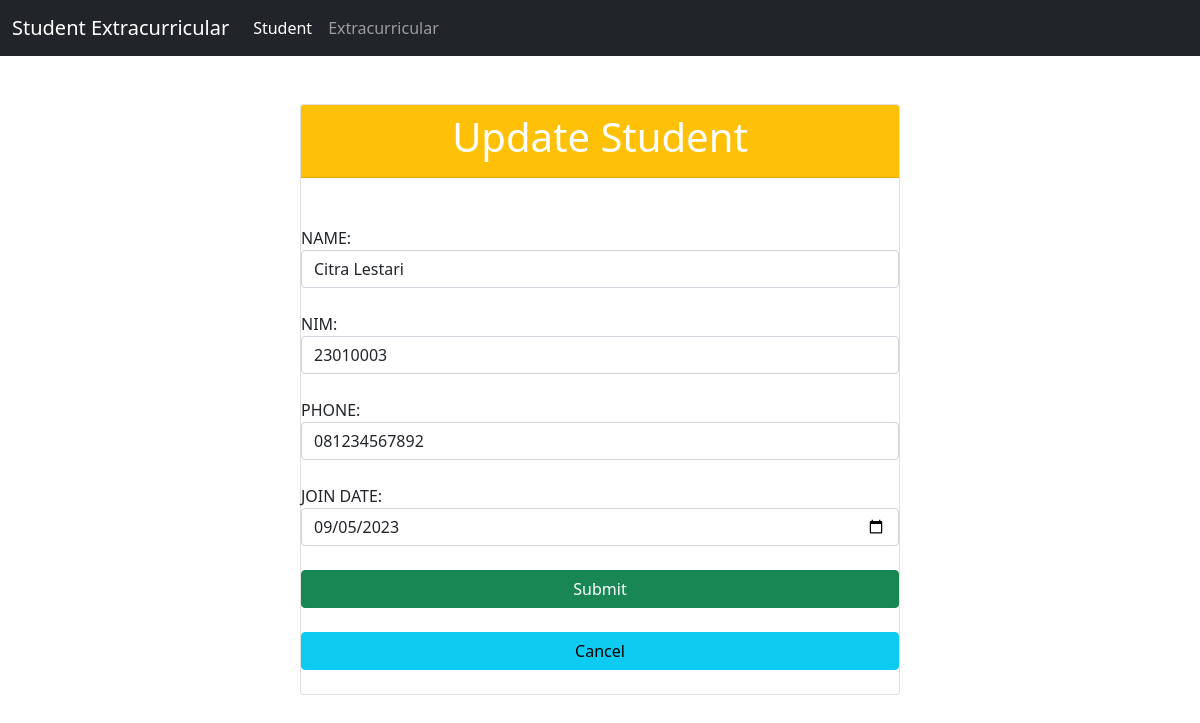
The app's page /project/index.php?id_edit=3 with its own data.
### tables this page shows
CREATE TABLE `student` (
  `id` int(11) NOT NULL,
  `name` varchar(100) NOT NULL,
  `nim` varchar(20) NOT NULL,
  `phone` varchar(15) DEFAULT NULL,
  `join_date` date DEFAULT NULL
);

### project/models/DB.class.php (called while the page is built, shortened)
<?php
class DB
{
    var $db_host = "";
    var $db_user = "";
    var $db_pass = "";
    var $db_name = "";
    var $db_link = "";
    function __construct($db_host, $db_user, $db_pass, $db_name)
    {
        $this->db_host = $db_host;
        $this->db_user = $db_user;
        $this->db_pass = $db_pass;
        $this->db_name = $db_name;
    }
    function open()
    {
        $this->db_link = mysqli_connect($this->db_host, $this->db_user, $this->db_pass, $this->db_name);
    }
    function execute($query)
    {
        $this->result = mysqli_query($this->db_link, $query);
        return $this->result;
    }
}

### project/models/Student.class.php (called while the page is built, shortened)
<?php
class Student extends DB
{
    function find($id)
    {
        $query = "SELECT * FROM student WHERE id = '$id'";
        return $this->execute($query);
    }
}

### project/controllers/Student.controller.php (called while the page is built, shortened)
<?php
include_once("models/Student.class.php");
class StudentController
{
    private $student;
    function __construct()
    {
        $this->student = new Student(Conf::$db_host, Conf::$db_user, Conf::$db_pass, Conf::$db_name);
    }
    public function edit($id)
    {
        $this->student->open();
        $this->student->find($id);
    }
}

### project/views/Template.class.php (the view, shortened to what this page needs)
<?php
class Template
{
    var $content = '';
    function __construct($filename = '')
    {
        $this->content = implode('', @file($filename));
    }
    function clear()
    {
        $this->content = preg_replace("/DATA_[A-Z|_|0-9]+/", "", $this->content);
    }
    function write()
    {
        print $this->content;
    }
    function replace($old = '', $new = '')
    {
        if (is_int($new)) {
            $value = sprintf("%d", $new);
        } elseif (is_float($new)) {
            $value = sprintf("%f", $new);
        } elseif (is_array($new)) {
            $value = '';
            foreach ($new as $item) {
                $value .= $item . ' ';
            }
        } else {
            $value = $new;
        }
        $this->content = preg_replace("/$old/", $value, $this->content);
    }
}

### records on screen
student: name "Citra Lestari", nim "23010003", phone "081234567892", join_date "09/05/2023"
